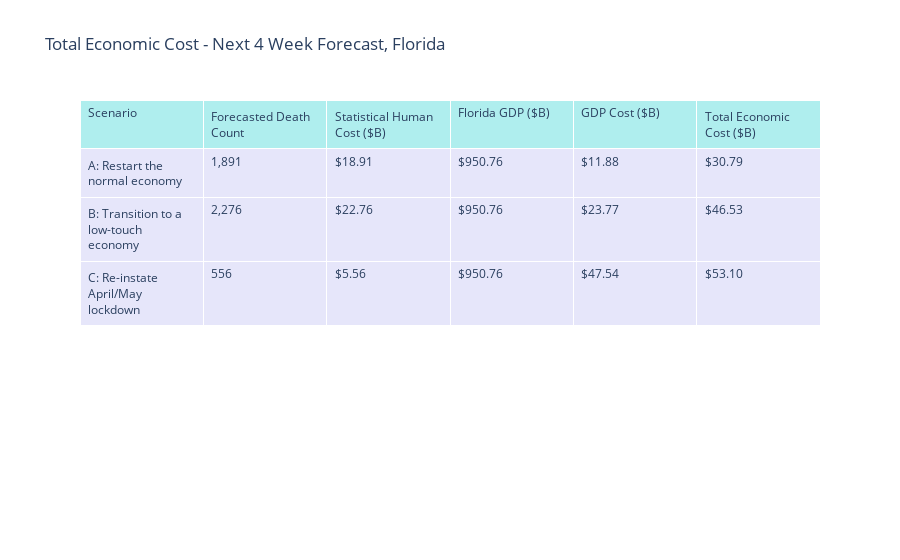

Notebook cell for this chart:
### Code cell
df6 = pt2

fig = go.Figure(data=[go.Table(
    header=dict(values=list(df6.columns),
                fill_color='paleturquoise',
                align='left'),
    cells=dict(values=[df6['Scenario'],df6['Forecasted Death Count'],df6['Statistical Human Cost ($B)'],df6['Florida GDP ($B)'],df6['GDP Cost ($B)'],df6['Total Economic Cost ($B)']],
               fill_color='lavender',
               align='left',
               format=[None,',.0f','$.2f']))
])

fig.update_layout(title_text="Total Economic Cost - Next 4 Week Forecast, Florida")

fig.show()
#py.plot(fig, filename = 'Breakeven Analysis by Scenario - August 2020 Forecasts', auto_open=False)
fig.write_image("chart_images/Breakeven Analysis by Scenario.png")

### Figure 1 — Plotly figure (JSON) as saved in the notebook; plotly's stock layout.template omitted (floating-point values rounded to 4 significant figures)
{"data": [{"cells": {"align": "left", "fill": {"color": "lavender"}, "format": [null, ",.0f", "$.2f"], "values": [["A: Restart the normal economy", "B: Transition to a low-touch economy", "C: Re-instate April/May lockdown"], [1891.0, 2276.0, 556.4], [18.91, 22.76, 5.564], [950.8, 950.8, 950.8], [11.88, 23.77, 47.54], [30.79, 46.53, 53.1]]}, "header": {"align": "left", "fill": {"color": "paleturquoise"}, "values": ["Scenario", "Forecasted Death Count", "Statistical Human Cost ($B)", "Florida GDP ($B)", "GDP Cost ($B)", "Total Economic Cost ($B)"]}, "type": "table"}], "layout": {"title": {"text": "Total Economic Cost - Next 4 Week Forecast, Florida"}}}
